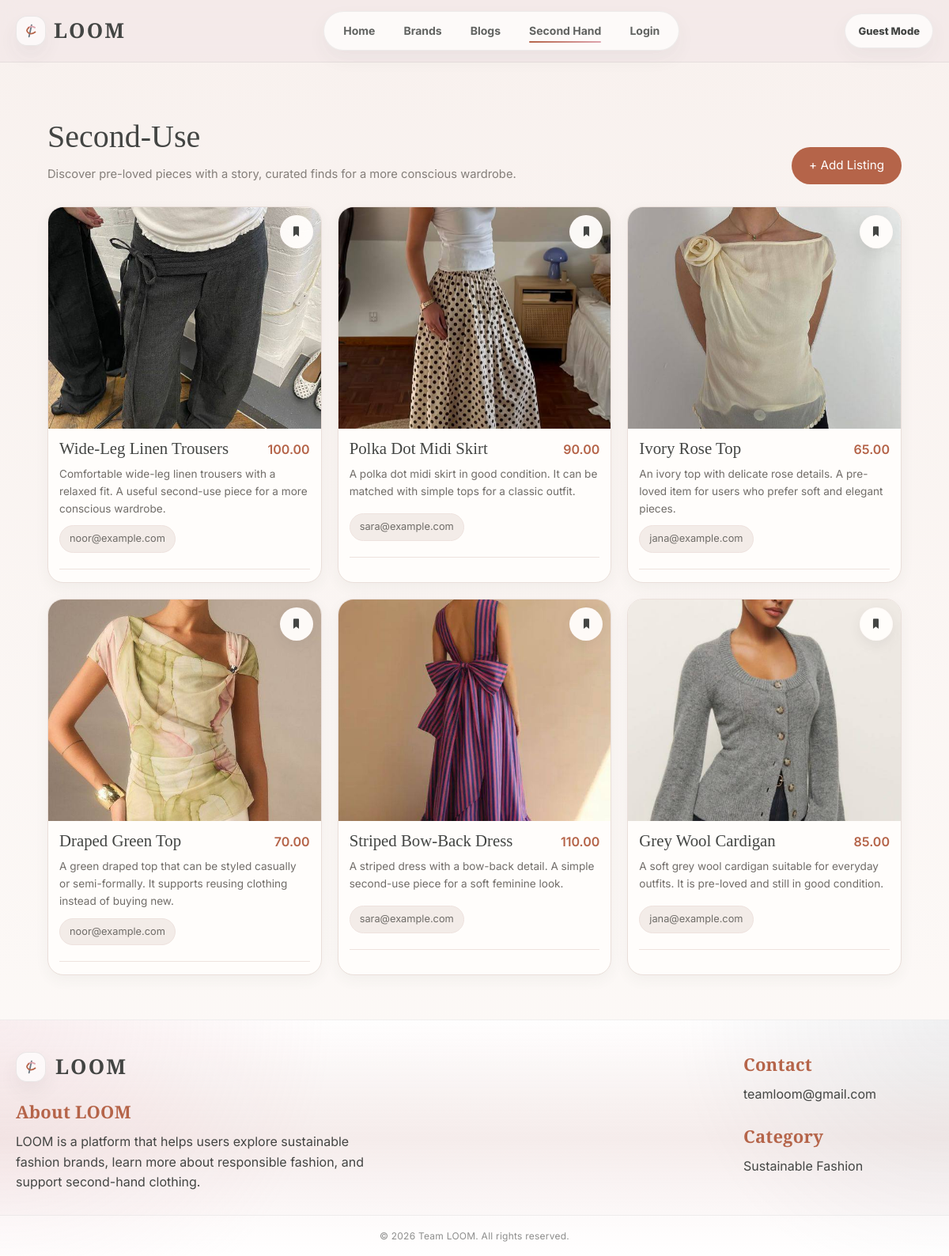
/SecondUse.php, run on the app's committed database.
### tables this page shows
CREATE TABLE `SecondUseItem` (
  `secondUseItem_id` INT(11) NOT NULL AUTO_INCREMENT,
  `user_id` INT(11) NOT NULL,
  `title` VARCHAR(150) NOT NULL,
  `photo` VARCHAR(255) NOT NULL,
  `description` TEXT NOT NULL,
  `price` DECIMAL(10,2) NOT NULL DEFAULT 0.00,
  `contact_method` VARCHAR(150) NOT NULL,
  PRIMARY KEY (`secondUseItem_id`),
  KEY `fk_seconduse_user` (`user_id`),
  CONSTRAINT `fk_seconduse_user`
    FOREIGN KEY (`user_id`) REFERENCES `User` (`user_id`)
    ON DELETE CASCADE
    ON UPDATE CASCADE,
  CONSTRAINT `chk_seconduse_price`
    CHECK (`price` >= 0)
);

### SecondUse.php (the view, shortened to what this page needs)
<?php
function db(): PDO {
    $errors = [];
    foreach (DB_NAMES as $dbName) {
        foreach ([DB_PASS, ''] as $pass) {
            try {
                $pdo = new PDO(
                    "mysql:host=" . DB_HOST . ";port=" . DB_PORT . ";dbname={$dbName};charset=utf8mb4",
                    DB_USER,
                    $pass,
                    [
                        PDO::ATTR_ERRMODE => PDO::ERRMODE_EXCEPTION,
                        PDO::ATTR_DEFAULT_FETCH_MODE => PDO::FETCH_ASSOC,
                    ]
                );
                return $pdo;
            } catch (Throwable $e) {
                $errors[] = $e->getMessage();
            }
        }
    }
    throw new RuntimeException('Database connection failed: ' . implode(' | ', $errors));
}
function e($value): string {
    return htmlspecialchars((string)$value, ENT_QUOTES, 'UTF-8');
}
function item_image(string $photo, string $title = ''): string {
    $photo = trim($photo);
    $candidates = [];
    if ($photo !== '') {
        $candidates[] = $photo;
    }
    $byTitle = [
        'Grey Wool Cardigan' => ['images/grey-cardigan.jpg'],
        'Striped Bow-Back Dress' => ['images/imagesstriped-bow-dress.jpg', 'images/striped-bow-dress.jpg'],
        'Draped Green Top' => ['images/Draped Green Top'],
        'Ivory Rose Top' => ['images/ivory-rose-top.jpg'],
        'Polka Dot Midi Skirt' => ['images/Polka Dot Midi Skirt'],
        'Wide-Leg Linen Trousers' => ['images/Wide-Leg Linen Trousers'],
    ];
    if (isset($byTitle[$title])) {
        foreach ($byTitle[$title] as $candidate) {
            $candidates[] = $candidate;
        }
    }
    $expanded = [];
    foreach ($candidates as $candidate) {
        $candidate = trim($candidate);
        $expanded[] = $candidate;
        $pathInfo = pathinfo($candidate);
        $dir = $pathInfo['dirname'] ?? 'images';
        $filename = $pathInfo['filename'] ?? $candidate;
        $basename = $pathInfo['basename'] ?? $candidate;
        foreach (['jpg', 'jpeg', 'png', 'webp', 'avif'] as $ext) {
            $expanded[] = $dir . '/' . $filename . '.' . $ext;
            $expanded[] = $dir . '/' . $basename . '.' . $ext;
        }
    }
    foreach (array_unique($expanded) as $candidate) {
        if ($candidate !== '' && file_exists(__DIR__ . '/' . $candidate)) {
            return $candidate;
        }
    }
    return $photo;
}
function current_user_id(): ?int {
    return null;
}
$userId = current_user_id();
$stmt = db()->prepare(
    'SELECT s.secondUseItem_id AS id,
            s.user_id,
            s.title,
            s.photo AS image,
            s.description,
            s.price,
            s.contact_method AS contact,
            EXISTS(
                SELECT 1 FROM `bookmark` b
                WHERE b.user_id = :uid AND b.secondUseItem_id = s.secondUseItem_id
            ) AS is_bookmarked
     FROM `seconduseitem` s
     ORDER BY s.secondUseItem_id DESC'
);
$stmt->execute(['uid' => $userId ?? 0]);
$items = $stmt->fetchAll();
$isLoggedIn = $userId !== null;
$username = $_SESSION['username'] ?? null;
?>
<!DOCTYPE html>
<html lang="en">
<head>
</head>
<body>
  <header class="header">
    <div class="container header-inner">
      <a class="brand" href="home.html" aria-label="LOOM Home">
        <div class="logo-mark">
        </div>
        <div class="wordmark">LOOM</div>
      </a>
      <nav>
        <a href="index.html">Home</a>
        <a href="brands.html">Brands</a>
        <a href="Blog.html">Blogs</a>
        <a href="SecondUse.php" class="active">Second Hand</a>
        <?php if (!$isLoggedIn): ?><a href="login.php" id="loginLink">Login</a><?php else: ?><a href="login.php" id="loginLink" style="display:none;">Login</a><?php endif; ?>
      </nav>
      <div class="header-actions">
        <button class="pill" id="authPill"><?= e($username ?? "Guest Mode") ?></button>
      </div>
    </div>
  </header>
  <main class="page-container">
    <div class="page-head">
      <div class="page-head-left">
        <h2>Second-Use</h2>
        <p>Discover pre-loved pieces with a story, curated finds for a more conscious wardrobe.</p>
      </div>
      <button class="add-listing-btn" id="openAddListingBtn">+ Add Listing</button>
    </div>
    <div class="card-grid" id="secondUseGrid">
      <?php foreach ($items as $item): ?>
        <article class="fashion-card" data-id="<?= (int)$item['id'] ?>">
          <div class="card-image-wrap">
            <a href="Productdetail.php?id=<?= (int)$item['id'] ?>" style="text-decoration:none;color:inherit;display:block;">
              <img class="card-image" src="<?= e(item_image($item['image'], $item['title'])) ?>" alt="<?= e($item['title']) ?>">
            </a>
            <div class="card-action-icons">
              <form method="post">
                <button class="icon-btn bookmark-btn <?= !empty($item['is_bookmarked']) ? 'active' : '' ?>"
                        title="Save item" aria-label="Save item" type="submit">
                  <svg class="bookmark-svg" viewBox="0 0 24 24" aria-hidden="true">
                    <path d="M7 4.5C7 3.67 7.67 3 8.5 3h7C16.33 3 17 3.67 17 4.5V21l-5-3.8L7 21V4.5z"></path>
                  </svg>
                </button>
              </form>
            </div>
          </div>
          <div class="card-body">
            <div class="title-price-row">
              <h4 class="card-title"><?= e($item['title']) ?></h4>
              <div class="card-price">&#8203;<?= e(number_format((float)$item['price'], 2, '.', '')) ?></div>
            </div>
            <p class="card-description"><?= e($item['description']) ?></p>
            <div class="contact-pill"><?= e($item['contact']) ?></div>
            <div class="card-bottom-line"></div>
          </div>
        </article>
      <?php endforeach; ?>
    </div>
  </main>
  <footer class="footer">
    <div class="container footer-layout">
      <div class="footer-left">
        <div class="footer-brand">
          <div class="logo-mark">
          </div>
          <div class="wordmark">LOOM</div>
        </div>
        <div class="footer-about">
          <h4>About LOOM</h4>
          <p>
            LOOM is a platform that helps users explore sustainable fashion brands,
            learn more about responsible fashion, and support second-hand clothing.
          </p>
        </div>
      </div>
      <div class="footer-right">
        <div class="footer-info">
          <h4>Contact</h4>
          <p>teamloom@gmail.com</p>
        </div>
        <div class="footer-info">
          <h4>Category</h4>
          <p>Sustainable Fashion</p>
        </div>
      </div>
    </div>
    <div class="footer-bottom">
      <p>© 2026 Team LOOM. All rights reserved.</p>
    </div>
  </footer>
</body>
</html>

### data on the page
seconduseitem: photo (picture), title "Wide-Leg Linen Trousers", price "100.00", description "Comfortable wide-leg linen trousers with a relaxed fit. A useful second-use piece for a more conscious wardrobe.", contact_method "noor@example.com"
seconduseitem: photo (picture), title "Polka Dot Midi Skirt", price "90.00", description "A polka dot midi skirt in good condition. It can be matched with simple tops for a classic outfit.", contact_method "sara@example.com"
seconduseitem: photo (picture), title "Ivory Rose Top", price "65.00", description "An ivory top with delicate rose details. A pre-loved item for users who prefer soft and elegant pieces.", contact_method "jana@example.com"
seconduseitem: photo+title (picture), title "Draped Green Top", price "70.00", description "A green draped top that can be styled casually or semi-formally. It supports reusing clothing instead of buying new.", contact_method "noor@example.com"
seconduseitem: photo (picture), title "Striped Bow-Back Dress", price "110.00", description "A striped dress with a bow-back detail. A simple second-use piece for a soft feminine look.", contact_method "sara@example.com"
seconduseitem: photo (picture), title "Grey Wool Cardigan", price "85.00", description "A soft grey wool cardigan suitable for everyday outfits. It is pre-loved and still in good condition.", contact_method "jana@example.com"

### other printed values
$username "Guest Mode"
